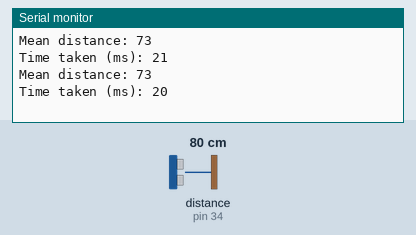
A sketch run on a simulated Arduino Uno, built with avr-gcc and run on an emulated ATmega328P. Parts: the last lines printed to the serial monitor. The test bench sets the inputs (shaded band); at power-on: distance to the obstacle (sensor on pin 34) 80 cm.

Above: at 4.8 s.
4.9 s: distance to the obstacle (sensor on pin 34) set to 2 cm
At 6.8 s:
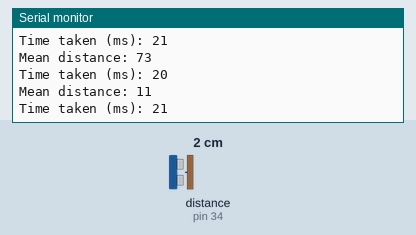
7.9 s: distance to the obstacle (sensor on pin 34) set to 18 cm
At 9.1 s:
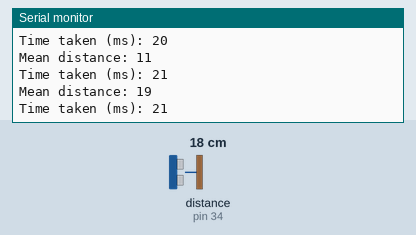
Timing chart, 0 to 10.9 s (numbered marks = the images above; inputs shaded):
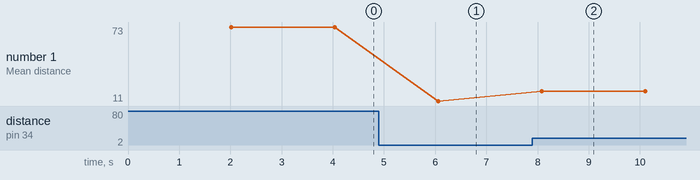

The sketch:

shar_IR_test_3.ino
```cpp
#include <SharpIR.h>

#define ir 34
#define model 1080
// ir: the pin where your sensor is attached
// model: an int that determines your sensor:  1080 for GP2Y0A21Y
//                                            20150 for GP2Y0A02Y
//                                            (working distance range according to the datasheets)

SharpIR SharpIR(ir, model);
void setup() {
  // put your setup code here, to rgkroun once:
  Serial.begin(115200);
}

void loop() {
  delay(2000);

  unsigned long pepe1=millis();  // takes the time before the loop on the library begins

  int dis=SharpIR.getDistance();  // this returns the distance to the object you're measuring
  dis = (dis*0.88)+3.4;

  Serial.print("Mean distance: ");  // returns it to the serial monitor
  Serial.println(dis);

  unsigned long pepe2=millis()-pepe1;  // the following gives you the time taken to get the measurement
  Serial.print("Time taken (ms): ");
  Serial.println(pepe2);
}
```

Measured:
- after the input at 4.9 s, the serial monitor: prints a new line after 1.2 s (image 1)
- after the input at 7.9 s, the serial monitor: prints a new line after 0.18 s (image 2)
- plotted number 1: 73 → 11 after the input at 4.9 s, 11 → 19 after the input at 7.9 s
